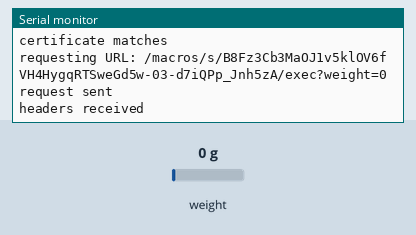
A sketch run on a simulated ESP32. Shown: the last lines printed to the serial monitor. Inputs (shaded band) come from the test bench; at power-on: weight on the scale 0 g. WiFi joins after 1.5 s; servers stay silent unless stated; uploads are accepted with an empty reply.

Above: at 3.7 s.
3.8 s: weight on the scale set to 100 g
At 5.3 s:
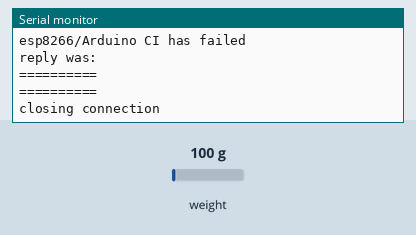
8.6 s: weight on the scale set to 1250 g
At 13.51 s:
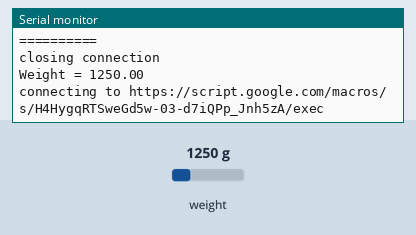
Timing chart, 0 to 15.0 s (numbered marks = the images above; inputs shaded):
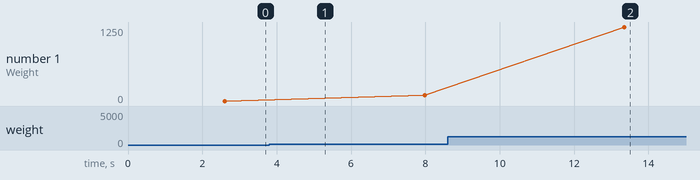

Measured:
- after the input at 8.6 s, the serial monitor: prints a new line after 4.8 s (image 2)
- plotted number 1: 0 → 100 after the input at 3.8 s, 100 → 1250 after the input at 8.6 s

The sketch:

loadcellnetworkconfig.ino
```cpp
#include <WiFi.h>
#include <Arduino.h>
#include "HX711.h"
#include <WiFiClientSecure.h>
// HX711 circuit wiring
const int LOADCELL_DOUT_PIN = 12;
const int LOADCELL_SCK_PIN = 13;
HX711 scale;
// Current time
unsigned long currentTime = millis();
// Previous time
unsigned long previousTime = 0;
// Define timeout time in milliseconds (example: 2000ms = 2s)
const long timeoutTime = 2000;


const char* ssid = "";    // name of your wifi network!!!!!!!!!!!!!!!!!!!!!!!!!!!!!!!!!!!!!!!!!
const char* password = "";     // wifi pasword !!!!!!!!!!!!!!!!!!!!!!!!!!!!!!!!!!!!!!!!!!!!!!!!
const char* host = "https://script.google.com/macros/s/H4HygqRTSweGd5w-03-d7iQPp_Jnh5zA/exec";
const int httpsPort = 443;
// Use WiFiClientSecure class to create TLS connection
WiFiClientSecure client;
// SHA1 fingerprint of the certificate, don't care with your GAS service
const char* fingerprint = "2C3D01BE425FDA4DDFCEAB21BF4E4C412E947445B";
String GAS_ID = "B8Fz3Cb3MaOJ1v5klOV6fVH4HygqRTSweGd5w-03-d7iQPp_Jnh5zA";   // Replace by your GAS service id           !!!!!!!!!!!!!!!!!!!!!!!!!!!!!!!
int iw;
void setup()
{


  Serial.begin(115200); //Serial
     scale.begin(LOADCELL_DOUT_PIN, LOADCELL_SCK_PIN);
       scale.set_scale(-71);
  //scale.set_scale(-471.497);                      // this value is obtained by calibrating the scale with known weights; see the README for details
  scale.tare();

  Serial.println();

  //connecting to internet
  Serial.print("connecting to ");
  Serial.println(ssid);
  WiFi.mode(WIFI_STA);
  WiFi.begin(ssid, password);
  while (WiFi.status() != WL_CONNECTED) {
    delay(500);
    Serial.print(".");
  }
  Serial.println("");
  Serial.println("WiFi connected");
  Serial.println("IP address: ");
  Serial.println(WiFi.localIP());


}

void loop()
{
  float w = scale.get_units();
  Serial.print("Weight = ");
  Serial.println(w);
   iw = (int) w;
  sendData(iw);

 delay(4000);
}

// Function for Send data into Google Spreadsheet
void sendData(int weight)
{
  client.setInsecure();
  Serial.print("connecting to ");
  Serial.println(host);
  if (!client.connect(host, httpsPort)) {
    Serial.println("connection failed");
    return;
  }

  if (client.verify(fingerprint, host)) {
  Serial.println("certificate matches");
  } else {
  Serial.println("certificate doesn't match");
  }
  String string_weight =  String(weight, DEC);
  String url = "/macros/s/" + GAS_ID + "/exec?weight=" + string_weight;
  Serial.print("requesting URL: ");
  Serial.println(url);

  client.print(String("GET ") + url + " HTTP/1.1\r\n" +
         "Host: " + host + "\r\n" +
         "User-Agent: BuildFailureDetectorESP8266\r\n" +
         "Connection: close\r\n\r\n");

  Serial.println("request sent");
  while (client.connected()) {
  String line = client.readStringUntil('\n');
  if (line == "\r") {
    Serial.println("headers received");
    break;
  }
  }
  String line = client.readStringUntil('\n');
  if (line.startsWith("{\"state\":\"success\"")) {
  Serial.println("esp8266/Arduino CI successfull!");
  } else {
  Serial.println("esp8266/Arduino CI has failed");
  }
  Serial.println("reply was:");
  Serial.println("==========");
  Serial.println(line);
  Serial.println("==========");
  Serial.println("closing connection");
}
```
